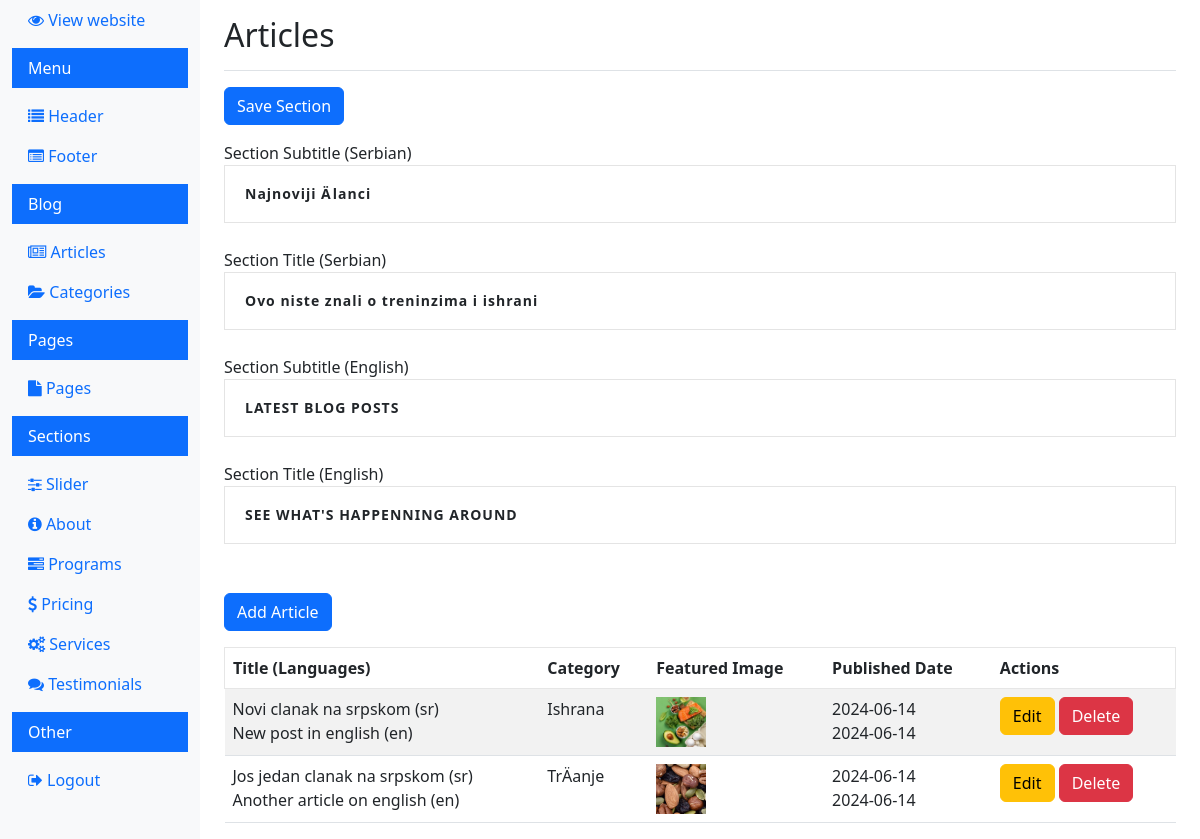
Screenshot of /dashboard/view_articles.php (signed in) with the database file from the repository.
### tables this page shows
CREATE TABLE IF NOT EXISTS `blog_section` (
  `id` int NOT NULL AUTO_INCREMENT,
  `section_title` varchar(255) DEFAULT NULL,
  `section_subtitle` varchar(255) DEFAULT NULL,
  `section_title_en` varchar(255) DEFAULT NULL,
  `section_subtitle_en` varchar(255) DEFAULT NULL,
  PRIMARY KEY (`id`)
);

CREATE TABLE IF NOT EXISTS `blog_posts` (
  `id` int NOT NULL AUTO_INCREMENT,
  `article_group_id` varchar(255) DEFAULT NULL,
  `title` varchar(255) DEFAULT NULL,
  `content` text,
  `category_id` int NOT NULL,
  `featured_image` varchar(255) DEFAULT NULL,
  `language` enum('en','sr') DEFAULT NULL,
  `slug` varchar(255) DEFAULT NULL,
  `published_date` date NOT NULL,
  `created_at` timestamp NULL DEFAULT CURRENT_TIMESTAMP,
  `updated_at` timestamp NULL DEFAULT CURRENT_TIMESTAMP ON UPDATE CURRENT_TIMESTAMP,
  PRIMARY KEY (`id`),
  UNIQUE KEY `slug` (`slug`(191)),
  KEY `article_group_id` (`article_group_id`(191))
);

CREATE TABLE IF NOT EXISTS `categories` (
  `id` int NOT NULL AUTO_INCREMENT,
  `category_group_id` varchar(255) NOT NULL,
  `name` varchar(255) NOT NULL,
  `featured_image` varchar(255) DEFAULT NULL,
  `language` varchar(10) NOT NULL DEFAULT 'en',
  PRIMARY KEY (`id`)
);

### dashboard/view_articles.php (the view, shortened to what this page needs)
<?php
$conn = new mysqli(DB_HOST, DB_USER, DB_PASS, DB_NAME);
$section_title = '';
$section_subtitle = '';
$section_title_en = '';
$section_subtitle_en = '';
$section_sql = "SELECT section_title, section_subtitle, section_title_en, section_subtitle_en FROM blog_section WHERE id = 1";
$section_result = $conn->query($section_sql);
if ($section_result && $section_result->num_rows > 0) {
    $section = $section_result->fetch_assoc();
    $section_title = $section['section_title'];
    $section_subtitle = $section['section_subtitle'];
    $section_title_en = $section['section_title_en'];
    $section_subtitle_en = $section['section_subtitle_en'];
}
$sql = "SELECT b1.article_group_id, b1.title AS title_sr, b1.slug AS slug_sr, b1.published_date AS published_date_sr,
               b2.title AS title_en, b2.slug AS slug_en, b2.published_date AS published_date_en,
               c.name AS category, b1.featured_image
        FROM blog_posts b1
        LEFT JOIN blog_posts b2 ON b1.article_group_id = b2.article_group_id AND b2.language = 'en'
        LEFT JOIN categories c ON b1.category_id = c.id
        WHERE b1.language = 'sr'";
$result = $conn->query($sql);
$articles = [];
if ($result->num_rows > 0) {
    while ($row = $result->fetch_assoc()) {
        $articles[] = $row;
    }
}
?>
<!doctype html>
<html lang="sr">
<head>
    <link rel="stylesheet" href="../css/bootstrap.min.css">
    <link rel="stylesheet" href="https://cdnjs.cloudflare.com/ajax/libs/font-awesome/4.7.0/css/font-awesome.min.css">
    <link rel="stylesheet" href="../css/style.css">
</head>
<body>
    <div class="container-fluid">
        <div class="row">
            <?php include 'navigation.php'; ?>
            <main role="main" class="col-md-9 ms-sm-auto col-lg-10 px-md-4">
                <div class="d-flex justify-content-between flex-wrap flex-md-nowrap align-items-center pt-3 pb-2 mb-3 border-bottom">
                    <h1 class="h2">Articles</h1>
                </div>
                <div class="mb-3">
                    <form method="POST" action="articles.php">
                        <button type="submit" class="btn btn-primary mb-3" name="save_section">Save Section</button>
                        <div class="form-group">
                            <label for="section_subtitle">Section Subtitle (Serbian)</label>
                            <input type="text" class="form-control" id="section_subtitle" name="section_subtitle" value="<?php echo htmlspecialchars($section_subtitle); ?>">
                        </div>
                        <div class="form-group">
                            <label for="section_title">Section Title (Serbian)</label>
                            <input type="text" class="form-control" id="section_title" name="section_title" value="<?php echo htmlspecialchars($section_title); ?>">
                        </div>
                        <div class="form-group">
                            <label for="section_subtitle_en">Section Subtitle (English)</label>
                            <input type="text" class="form-control" id="section_subtitle_en" name="section_subtitle_en" value="<?php echo htmlspecialchars($section_subtitle_en); ?>">
                        </div>
                        <div class="form-group">
                            <label for="section_title_en">Section Title (English)</label>
                            <input type="text" class="form-control" id="section_title_en" name="section_title_en" value="<?php echo htmlspecialchars($section_title_en); ?>">
                        </div>
                    </form>
                </div>
                <div id="main-content">
                    <a href="add_article.php" class="btn btn-primary mb-3 mt-4">Add Article</a>
                    <table class="table table-striped">
                        <thead>
                            <tr>
                                <th>Title (Languages)</th>
                                <th>Category</th>
                                <th>Featured Image</th>
                                <th>Published Date</th>
                                <th>Actions</th>
                            </tr>
                        </thead>
                        <tbody>
                            <?php if (!empty($articles)) : ?>
                                <?php foreach ($articles as $article) : ?>
                                    <tr>
                                        <td>
                                            <?php echo htmlspecialchars($article['title_sr']); ?> (sr)<br>
                                            <?php echo htmlspecialchars($article['title_en']); ?> (en)
                                        </td>
                                        <td><?php echo htmlspecialchars($article['category']) ?: 'Unknown'; ?></td>
                                        <td>
                                            <?php if ($article['featured_image']) : ?>
                                                <img src="../<?php echo htmlspecialchars($article['featured_image']); ?>" alt="Featured Image" style="width: 50px; height: auto;">
                                            <?php endif; ?>
                                        </td>
                                        <td>
                                            <?php echo htmlspecialchars($article['published_date_sr']); ?><br>
                                            <?php echo htmlspecialchars($article['published_date_en']); ?>
                                        </td>
                                        <td>
                                            <a href="edit_article.php?id=<?php echo $article['article_group_id']; ?>" class="btn btn-warning">Edit</a>
                                            <a href="delete_article.php?id=<?php echo $article['article_group_id']; ?>" class="btn btn-danger" onclick="return confirm('Are you sure you want to delete this article?');">Delete</a>
                                        </td>
                                    </tr>
                                <?php endforeach; ?>
                            <?php else : ?>
                                <tr>
                                    <td colspan="5">No articles found</td>
                                </tr>
                            <?php endif; ?>
                        </tbody>
                    </table>
                </div>
            </main>
        </div>
    </div>
</body>
</html>

### css/style.css (style rules this page uses)
.table-box-one table tbody tr, table thead tr { border: 1px solid #e6e6e6; }
.form-control { background-color: #fff; line-height: 24px; padding: 16px 20px; font-size: 14px; font-weight: 600; border: 0; border-radius: 0px; border: 1px solid rgba(119,119,119,.2); margin-bottom: 25px; width: 100%; letter-spacing: 1px; font-family: var(--pbmit-heading-typography-font-family); }
.form-control::placeholder { color: #999; }

### rows the page displays
blog_section: section_subtitle "Najnoviji Älanci", section_title "Ovo niste znali o treninzima i ishrani", section_subtitle_en "LATEST BLOG POSTS", section_title_en "SEE WHAT'S HAPPENNING AROUND"
blog_posts: title "Novi clanak na srpskom", blog_posts.title "New post in english", category.name "Ishrana", featured_image (picture), published_date "2024-06-14", blog_posts.published_date "2024-06-14"
blog_posts: title "Jos jedan clanak na srpskom", blog_posts.title "Another article on english", category.name "TrÄanje", featured_image (picture), published_date "2024-06-14", blog_posts.published_date "2024-06-14"
